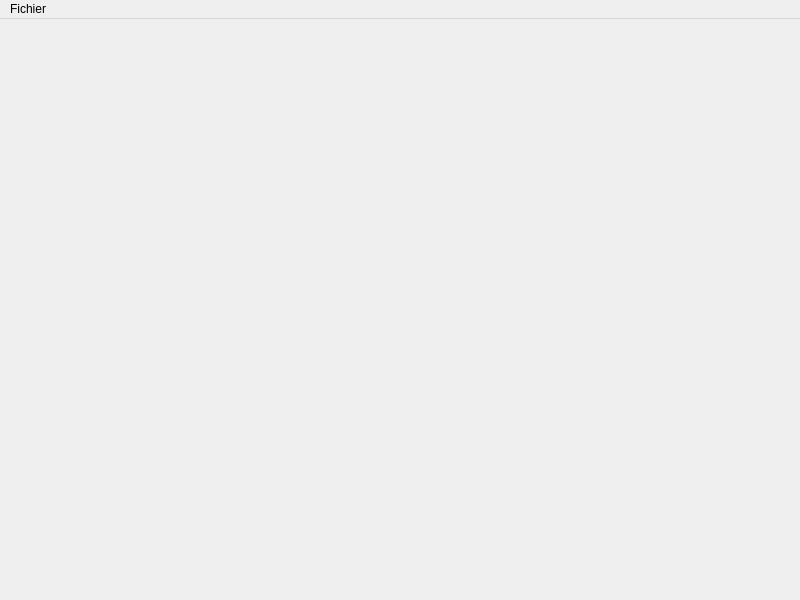
<?xml version="1.0" encoding="UTF-8"?>
<ui version="4.0">
 <class>MainWindow</class>
 <widget class="QMainWindow" name="MainWindow">
  <property name="geometry">
   <rect>
    <x>0</x>
    <y>0</y>
    <width>800</width>
    <height>600</height>
   </rect>
  </property>
  <property name="windowTitle">
   <string>WebAssembloom</string>
  </property>
  <widget class="QWidget" name="centralwidget">
   <layout class="QHBoxLayout" name="horizontalLayout">
    <property name="spacing">
     <number>0</number>
    </property>
    <property name="leftMargin">
     <number>0</number>
    </property>
    <property name="topMargin">
     <number>0</number>
    </property>
    <property name="rightMargin">
     <number>0</number>
    </property>
    <property name="bottomMargin">
     <number>0</number>
    </property>
    <item>
     <widget class="QStackedWidget" name="stackedWidget">
      <property name="currentIndex">
       <number>2</number>
      </property>
      <widget class="QWidget" name="welcome">
       <layout class="QHBoxLayout" name="horizontalLayout_2">
        <property name="spacing">
         <number>0</number>
        </property>
        <property name="leftMargin">
         <number>0</number>
        </property>
        <property name="topMargin">
         <number>0</number>
        </property>
        <property name="rightMargin">
         <number>0</number>
        </property>
        <property name="bottomMargin">
         <number>0</number>
        </property>
        <item>
         <widget class="QLabel" name="label">
          <property name="text">
           <string>Welcome. To start, load a game file.</string>
          </property>
         </widget>
        </item>
       </layout>
      </widget>
      <widget class="QWidget" name="loading">
       <layout class="QHBoxLayout" name="horizontalLayout_3">
        <property name="spacing">
         <number>0</number>
        </property>
        <property name="leftMargin">
         <number>0</number>
        </property>
        <property name="topMargin">
         <number>0</number>
        </property>
        <property name="rightMargin">
         <number>0</number>
        </property>
        <property name="bottomMargin">
         <number>0</number>
        </property>
        <item>
         <widget class="QLabel" name="label_2">
          <property name="text">
           <string>Loading, please wait ...</string>
          </property>
         </widget>
        </item>
       </layout>
      </widget>
      <widget class="QWidget" name="game">
       <layout class="QHBoxLayout" name="horizontalLayout_4">
        <property name="spacing">
         <number>0</number>
        </property>
        <property name="leftMargin">
         <number>0</number>
        </property>
        <property name="topMargin">
         <number>0</number>
        </property>
        <property name="rightMargin">
         <number>0</number>
        </property>
        <property name="bottomMargin">
         <number>0</number>
        </property>
       </layout>
      </widget>
     </widget>
    </item>
   </layout>
  </widget>
  <widget class="QMenuBar" name="menubar">
   <property name="geometry">
    <rect>
     <x>0</x>
     <y>0</y>
     <width>800</width>
     <height>22</height>
    </rect>
   </property>
   <widget class="QMenu" name="menuFichier">
    <property name="title">
     <string>Fichier</string>
    </property>
    <addaction name="actionOpen"/>
   </widget>
   <addaction name="menuFichier"/>
  </widget>
  <action name="actionOpen">
   <property name="text">
    <string>Ouvrir un fichier .wad</string>
   </property>
  </action>
 </widget>
 <resources/>
 <connections/>
</ui>
